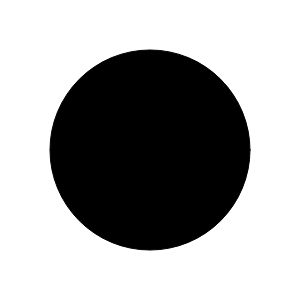
Frame 1 (no input)
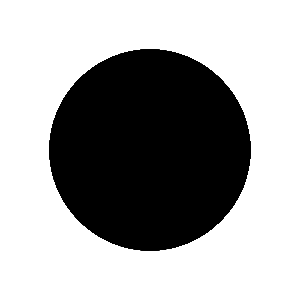
Frame 60 (no input)
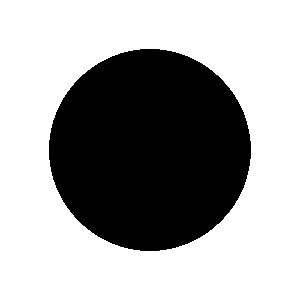
Frame 120 (the mouse pressed at the canvas centre since frame 60)

The p5.js sketch that drew these frames (run headless with seeded random() and noise() and a simulated clock; from frame 60 on, the mouse is pressed at the canvas centre):

// p5.js sketch
// ── sketch.js
let a=1;
function setup() {
	createCanvas(300, 300);
}
function draw() {
	if(a==1){
		fill(0);
		ellipse(150,150,200,200);
	}
}
